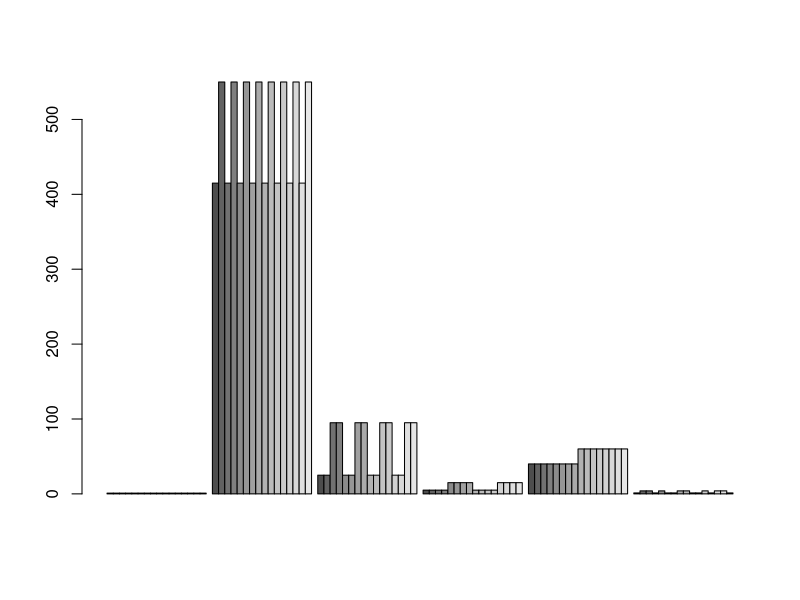
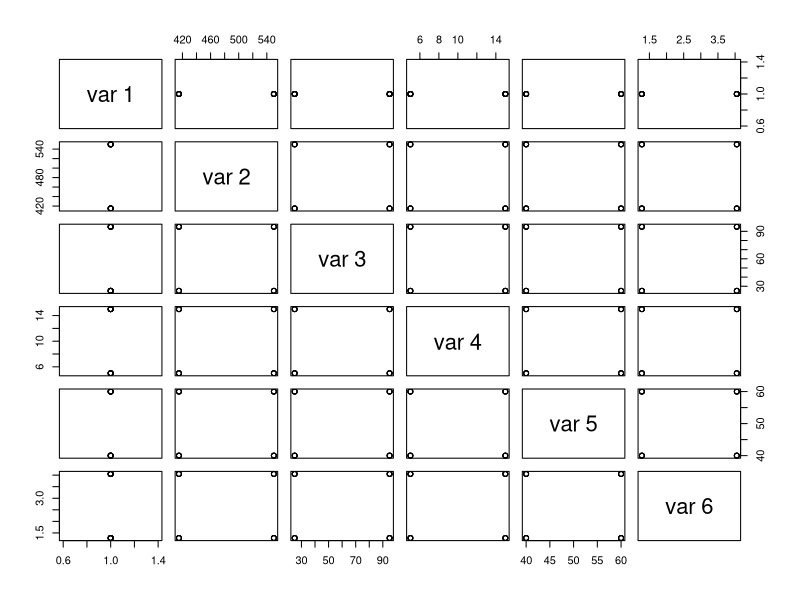
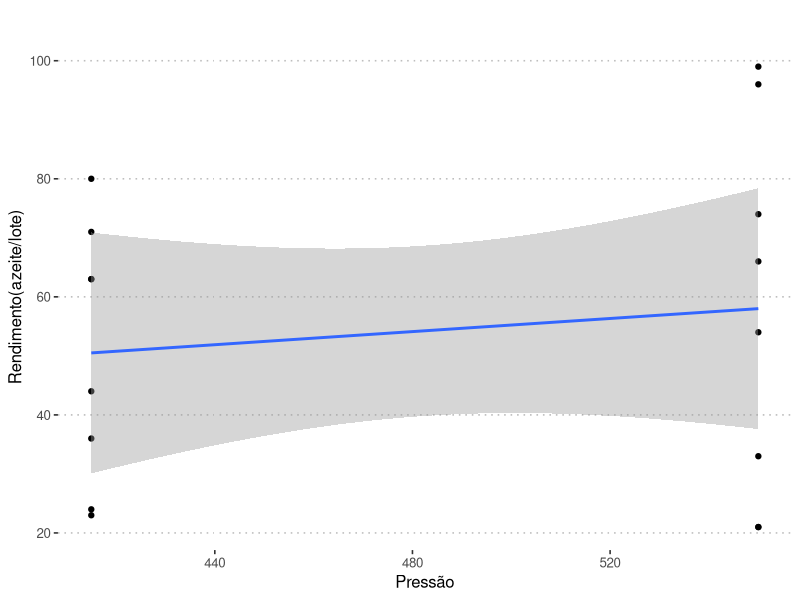
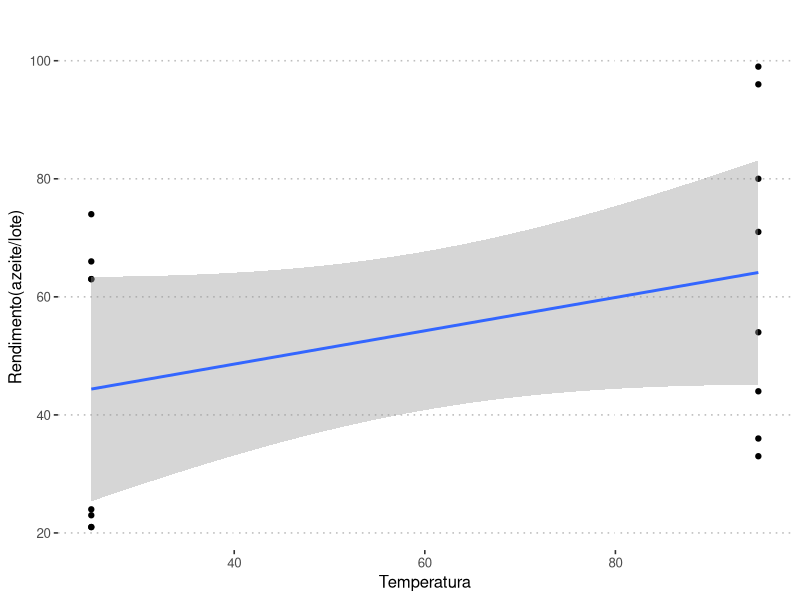
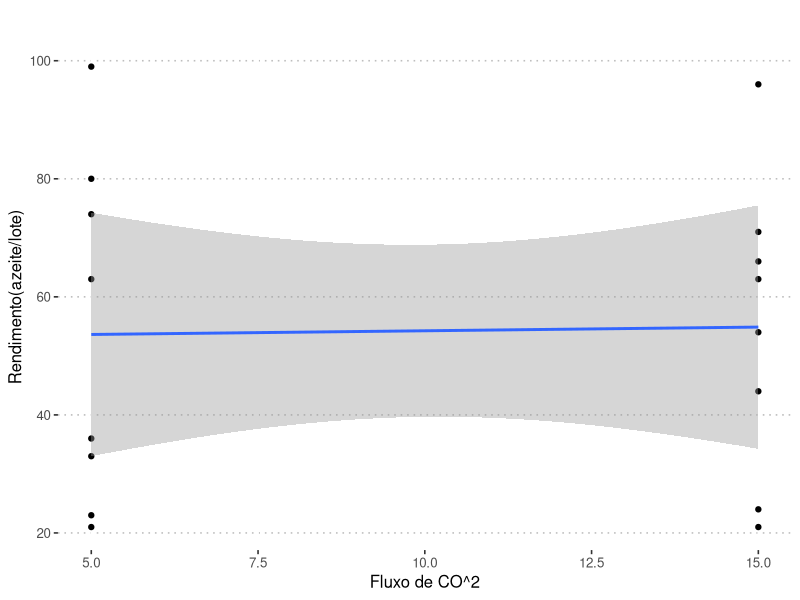
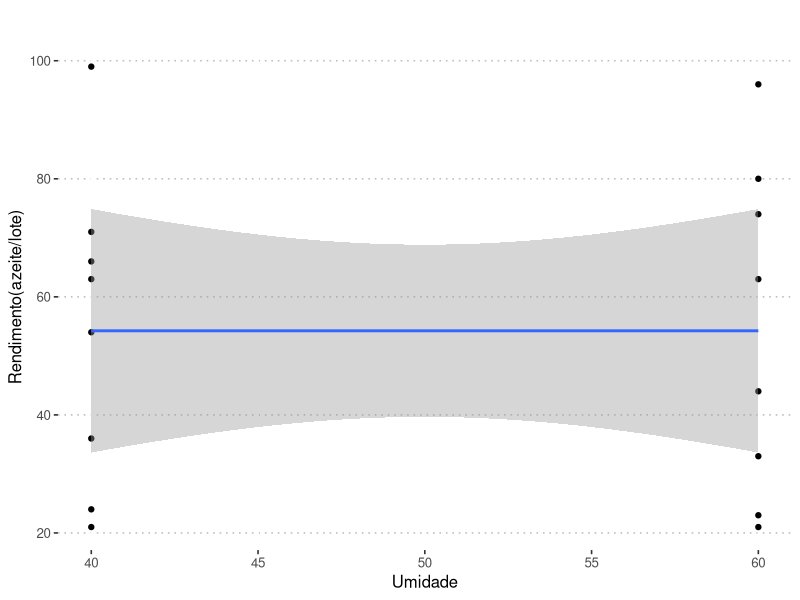
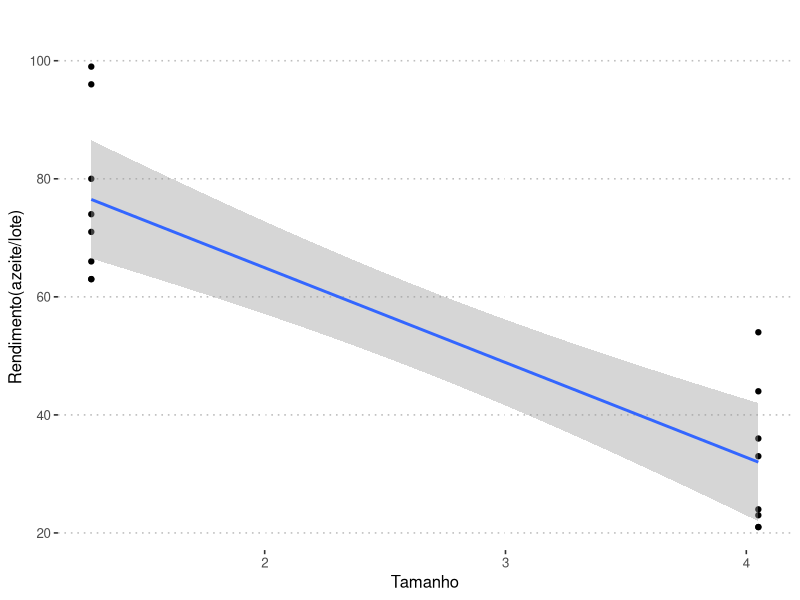
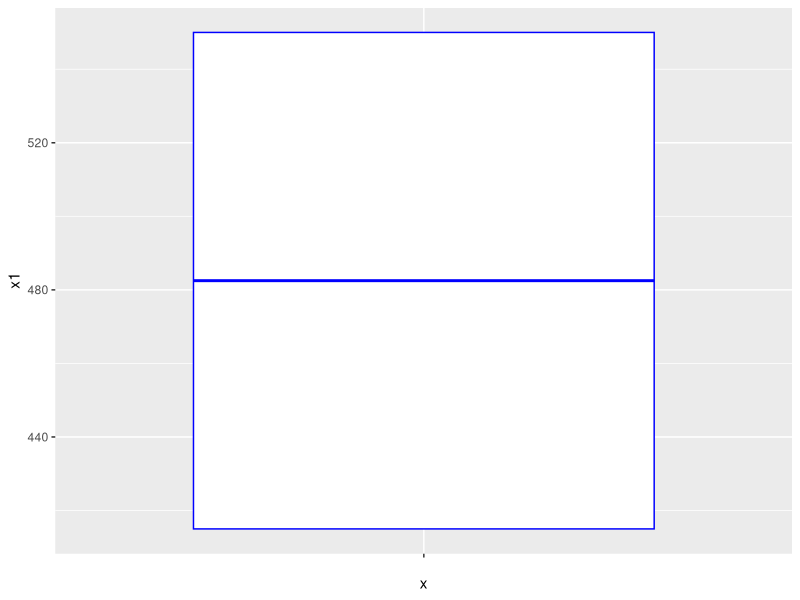

Write the R code that produced these figures, in order.
## ---- chunk 1
knitr::opts_chunk$set(echo = TRUE)
library(tidyverse)
library(knitr)
library(ggpubr)
## ---- chunk 2
dados <- read_csv("dados/data-table-B7.csv", locale = locale(decimal_mark = ","))
dim(dados)

#Renomeando as colunas
names(dados) <- c('Pressao', 'Temp', 'FluxoCO2', 'Umidade', 'Tamanho', 'y')

head(dados)
## ---- chunk 3
x1 <- dados$Pressao
x2 <- dados$Temp
x3 <- dados$FluxoCO2
x4 <- dados$Umidade
x5 <- dados$Tamanho
y <- dados$y

tabela01 <- data.frame(cbind(x1, x2, x3, x4, x5, y))

## ---- chunk 4

# Construindo matrizes

n <- length(dados$y)

X <- matrix(c(rep(1,n), x1, x2, x3, x4, x5), ncol = 6, nrow = n, byrow = FALSE)

Y <- matrix(y, ncol = 1, nrow = n)

k <- ncol(X) -1

p <- k + 1

## ---- chunk 5
barplot(X, beside = TRUE)

pairs(X)
## ---- chunk 6

#Gráfico de dispersão para as variáveis Pressao e y

ggplot(tabela01, aes(x=x1, y = y)) + geom_point() + geom_smooth(method = "lm") +
  ggtitle("") + xlab("Pressão") + ylab("Rendimento(azeite/lote)") +
  theme_pubclean() +
  theme(plot.title = element_text(size = 20, hjust = .5))

#Gráfico de dispersão para as variáveis Temp e y

ggplot(tabela01, aes(x=x2, y = y)) + geom_point() + geom_smooth(method = "lm") +
  ggtitle("") + xlab("Temperatura") + ylab("Rendimento(azeite/lote)") +
  theme_pubclean() +
  theme(plot.title = element_text(size = 20, hjust = .5))

#Gráfico de dispersão para as variáveis Fluxo de CO^2 e y

ggplot(tabela01, aes(x=x3, y = y)) + geom_point() + geom_smooth(method = "lm") +
  ggtitle("") + xlab("Fluxo de CO^2") + ylab("Rendimento(azeite/lote)") +
  theme_pubclean() +
  theme(plot.title = element_text(size = 20, hjust = .5))

#Gráfico de dispersão para as variáveis Umidade e y

ggplot(tabela01, aes(x=x4, y = y)) + geom_point() + geom_smooth(method = "lm") +
  ggtitle("") + xlab("Umidade") + ylab("Rendimento(azeite/lote)") +
  theme_pubclean() +
  theme(plot.title = element_text(size = 20, hjust = .5))

#Gráfico de dispersão para as variáveis Tamanho e y

ggplot(tabela01, aes(x=x5, y = y)) + geom_point() + geom_smooth(method = "lm") +
  ggtitle("") + xlab("Tamanho") + ylab("Rendimento(azeite/lote)") +
  theme_pubclean() +
  theme(plot.title = element_text(size = 20, hjust = .5))


## ---- chunk 7

cor.test(x1, y)

cor.test(x2, y)

cor.test(x3, y)

cor.test(x4, y)

cor.test(x5, y)

tabela_correlacao <- round(stats::cor(tabela01), 1)

tabela_correlacao

## ---- chunk 8

## ---- chunk 9
h1 <- ggplot(tabela01, aes(x1)) + geom_histogram() +
  xlab("Pressao") + ylab("Frequencia")

h2 <- ggplot(tabela01, aes(x1)) + geom_histogram() +
  xlab("Temperatura") + ylab("Frequencia")

h3 <- ggplot(tabela01, aes(x1)) + geom_histogram() +
  xlab("Fluxo de CO^2") + ylab("Frequencia")

h4 <- ggplot(tabela01, aes(x1)) + geom_histogram() +
  xlab("Umidade") + ylab("Frequencia")

h5 <- ggplot(tabela01, aes(x1)) + geom_histogram() +
  xlab("Tamanho") + ylab("Frequencia")

## ---- chunk 10
ggplot(tabela01, aes(x = "", y = x1)) +
    geom_boxplot(color = "blue")

## ---- chunk 11
dados %>% pivot_longer(!y) %>%
  ggplot(aes(y = y)) + geom_point(aes(x = value)) +
  facet_wrap(~name, scales = "free_x")
## ---- chunk 12
dados %>% pivot_longer(!c(Tamanho, y)) %>%
  ggplot(aes(y = y, color = as_factor(Tamanho))) + geom_point(aes(x = value)) +
  facet_wrap(~name, scales = "free_x")
## ---- chunk 13
dados %>% pivot_longer(cols = everything()) %>%
  ggplot() + geom_bar(aes(x = as_factor(value)),stat="count") +
  facet_wrap(~name, scales = "free_x")
## ---- chunk 14
GGally::ggparcoord(dados[,c(2, 4, 6, 1, 3)])
## ---- chunk 15
GGally::ggcorr(dados)
## ---- chunk 16
GGally::ggpairs(dados, columns = c(1:4,6), aes(colour = as_factor(Tamanho)))
## ---- chunk 17
#Definindo os betas do modelo de regressão múltipla
betas <- solve(t(X)%*%X)%*%t(X)%*%Y
betas

#Definindo a matrix C_jj
C_jj = solve(t(X)%*%X)

#Definindo uma matrix para os betas
betas <- matrix(data = betas, nrow = length(betas), ncol = 1, byrow = FALSE)
rownames(betas) <- c("beta0", "beta1","beta2","beta3","beta4","beta5")
betas

#Modelo do R
lm(formula = y ~., data = dados)
## ---- chunk 18
SQRes <- (t(Y)%*%Y)-(t(betas)%*%t(X)%*%Y)
SQRes
## ---- chunk 19
p <- ncol(X)

#estimando o sigma^2
sigma2 <- SQRes/(n-p)
sigma2
## ---- chunk 20
lm.anova <- function(x,y){
  x<- as.matrix(x)
  y<- as.matrix(y)

  n <- length(y)
  k <- ncol(x) # covariaveis utilizadas
  p <- k+1

  X <- matrix(c(rep(1,n), x), ncol = p, nrow = n, byrow = FALSE)
  Y <- matrix(y, ncol = 1, nrow = n)

  betas <- solve(t(X)%*%X)%*%t(X)%*%Y

  Y_est <- X%*%betas

  res <- Y - Y_est

  SQRes <- t(Y-Y_est)%*%(Y-Y_est)

  u <- c(rep(1,n))
  SQTotal <- t(Y)%*%Y - ((t(u)%*%Y)^2)/n

  SQReg <- SQTotal - SQRes


  SQReg <- t(betas)%*%t(X)%*%Y-((t(u)%*%Y)^2)/n
  gl_sqreg <- k
  QMReg <- SQReg/gl_sqreg

  SQRes <- t(Y-Y_est)%*%(Y-Y_est)
  gl_sqres <- n-p
  QMRes <- SQRes/gl_sqres

  SQTotal <- t(Y)%*%Y - ((t(u)%*%Y)^2)/n
  gl_sqtotal <- n-1


  #calculando a estatistica F
  F_0 <- QMReg/QMRes

  R2 <-  SQReg/SQTotal
  QMTotal <- QMRes + QMReg
  R2adj <- 1 - QMRes/QMTotal
  list(R2 = R2, R2adj = R2adj, betas = betas, Y_est = Y_est,
       anov = list(SQreg = SQReg, SQRes = SQRes, QMreg = QMReg))

}
## ---- chunk 21
#Obtendo os valores dos residuos, SQres, SQreg , SQTotal do nosso modelo  
# No modelo de regressao linear multipla  
# Forma matricial:
# Y_estimado = X*betas = X * (X^T*X)^(-1)*X^T*Y = H*Y
#SQtotal <-  
Y_est <- X%*%betas

res <- Y - Y_est
## ---- chunk 22
# Soma dos quadrados dos residuos  
# podemos calcular pela equacao:
# (Y-Y_est)^T*(Y-Y_est)
# ou pela equacao
# Y^T * Y - betas^T * X^T * Y

SQRes <- t(Y-Y_est)%*%(Y-Y_est)

#note que  
t(Y)%*%Y - t(betas)%*%t(X)%*%Y
## ---- chunk 23
# Soma dos quadrados totais
# vetor unitario para facilitar as contas
u <- c(rep(1,n))
SQTotal <- t(Y)%*%Y - ((t(u)%*%Y)^2)/n

# obs
# ((t(u)%*%Y)^2)/n = ((sum(y))^2)/n
## ---- chunk 24
#Soma dos quadrados da regressao  

SQReg <- SQTotal - SQRes
## ---- chunk 25
#Calculando a anova
k <- 2 # covariaveis utilizadas
p <- k+1

SQReg <- t(betas)%*%t(X)%*%Y-((t(u)%*%Y)^2)/n
gl_sqreg <- k
QMReg <- SQReg/gl_sqreg

SQRes <- t(Y-Y_est)%*%(Y-Y_est)
gl_sqres <- n-p
QMRes <- SQRes/gl_sqres

SQTotal <- t(Y)%*%Y - ((t(u)%*%Y)^2)/n
gl_sqtotal <- n-1


#calculando a estatistica F
F_0 <- QMReg/QMRes
F_0
## ---- chunk 26
QMTotal <- QMRes + QMReg
## ---- chunk 27
alpha <- 0.03
RR <- qf(alpha, df1 = k, df2 = n - k -1, lower.tail = F)
RR
## ---- chunk 28
# Rejeitamos H0 se F_0 > RR, RR = regiao de rejeicao = quantil teorico da distribuicao F com k e  
# n-k-1 = n-p g.l.
if(RR < F_0){
  cat("Rejeita-se H0")
}
## ---- chunk 29
R2 <-  SQReg/SQTotal
R2
## ---- chunk 30
x <- dados$Tamanho
y <- dados$y

modelo <- lm.anova(x,y)

print(paste("R2: ", modelo$R2,
            "R2_adj:", modelo$R2adj))

## ---- chunk 31
x <- dados %>% select("Tamanho", "Temp")
y <- dados$y

modelo <- lm.anova(x,y)

print(paste("R2: ", modelo$R2,
            "R2_adj:", modelo$R2adj))

## ---- chunk 32
x <- dados %>% select(-"y")
y <- dados$y

modelo <- lm.anova(x,y)

print(paste("R2: ", modelo$R2,
            "R2_adj:", modelo$R2adj))

## ---- chunk 33
for( i in 1:5)

## ---- chunk 34
(R2adj <- 1 - QMRes/QMTotal)
## ---- chunk 35
feat <- c(  "Tamanho", "Temp", "Pressao", "FluxoCO2", "Umidade")

r2 <- tibble(x= 1:5, rAdj = 1:5 %>% map(~head(feat,.x)) %>% map_dbl(~lm.anova(dados %>% select(.x), dados$y)$R2adj),
             r2 = 1:5 %>% map(~head(feat,.x)) %>% map_dbl(~lm.anova(dados %>% select(all_of(.x)), dados$y)$R2))

r2 %>%
  ggplot(aes(x = x)) +  geom_point(aes(y = r2, color = "R2"))  +  geom_point(aes(y = rAdj, color = "R2adj"))
## ---- chunk 36
alpha <- 0.03
beta0_est <- betas[1,1]
beta1_est <- betas[2,1]
beta2_est <- betas[3,1]
beta3_est <- betas[4,1]
beta4_est <- betas[5,1]
beta5_est <- betas[6,1]
## ---- chunk 37
t1 <- qt(alpha/2, n-p)
t2 <- qt(1-alpha/2, n-p)
cbind(t1,t2)
## ---- chunk 38
t_b1 <- beta1_est / (sqrt( QMRes* solve(t(X)%*%X)[2,2] ) )
t_b1
## ---- chunk 39
if(t_b1 < t1 || t_b1>t2){
 cat("Rejeita-se H0")
}
## ---- chunk 40
t_b2 <- beta2_est / (sqrt( QMRes* solve(t(X)%*%X)[3,3] ) )
t_b2
## ---- chunk 41
if(t_b2 < t1 || t_b2>t2){
 cat("Rejeita-se H0")
}
## ---- chunk 42
t_b3 <- beta3_est / (sqrt( QMRes* solve(t(X)%*%X)[4,4] ) )
t_b3
## ---- chunk 43
if(t_b3 < t1 || t_b3>t2){
 cat("Rejeita-se H0")
}
## ---- chunk 44
t_b4 <- beta4_est / (sqrt( QMRes* solve(t(X)%*%X)[5,5] ) )
t_b4
## ---- chunk 45
if(t_b4 < t1 || t_b4>t2){
 cat("Rejeita-se H0")
}
## ---- chunk 46
t_b5 <- beta5_est / (sqrt( QMRes* solve(t(X)%*%X)[6,6] ) )
t_b5
## ---- chunk 47
if(t_b5 < t1 || t_b5>t2){
 cat("Rejeita-se H0")
}
## ---- chunk 48
#Definindo o alpha e o t crítico
alpha <- 0.03
#para o melhor modelo temos que k =2
k <- 2
p <- k + 1
t1 <- qt(alpha/2, n-p)
t2 <- qt(1-alpha/2, n-p)
## ---- chunk 49
#Testando para o beta2
dp_b2 <- sqrt(sigma2 * diag(C_jj)[3])
b2_lim_inf <- betas[3] - t2*dp_b2
b2_lim_sup <- betas[3] - t1*dp_b2
IC_b2 <- cbind(b2_lim_inf, b2_lim_sup)
## ---- chunk 50
#Testando para beta5
dp_b5 <- sqrt(sigma2 * diag(C_jj)[6])
b5_lim_inf <- betas[6] - t2*dp_b5
b5_lim_sup <- betas[6] - t1*dp_b5
IC_b5 <- cbind(b5_lim_inf, b5_lim_sup)
## ---- chunk 51
#Estruturando em uma tabela
IC_tab <- rbind(IC_b2, IC_b5)
row.names(IC_tab) <- c("beta2", "beta5")
colnames(IC_tab) <- c("IC (0.015)", "IC (0.985)")
IC_tab |> kable(caption = "Intervalos de Confiança para os coeficientes do modelo")
## ---- chunk 52

sigma2 <- SQRes/(n-p)
t3 <- qt(1-alpha/2, n-p)



mean_IC <- data.frame(low_b = numeric(0), upper_b = numeric(0))
y_pred <- data.frame(value = numeric(0))

for (row in 1:nrow(X)){
  x0 <- X[row,]
  y0 <- x0%*%betas
  se <- sqrt(sigma2%*%t(x0)%*%C_jj%*%x0)
  low_b <- y0 - t3*se
  upper_b <- y0 + t3*se
  tab <- cbind(low_b, upper_b)
  mean_IC <- rbind(mean_IC, tab)
  y_pred <- rbind(y_pred, y0)
}

colnames(mean_IC) <- c("Lower Bound", "Upper Bound")
len_mean_IC <- mean_IC$`Upper Bound` - mean_IC$`Lower Bound`
mean_IC <- cbind(mean_IC, len_mean_IC)
mean_IC <- cbind(mean_IC, y_pred)
mean_IC <- cbind(mean_IC, dados$y)

colnames(mean_IC) <- c("Lower Bound", "Upper Bound", "Interval Length","Predicted Value", "Real Value")

error <- abs(mean_IC$`Predicted Value` - mean_IC$`Real Value`)
mean_IC <- cbind(mean_IC, error)

colnames(mean_IC) <- c("Lower Bound", "Upper Bound", "Interval Length","Predicted Value", "Real Value", "Absolute Error")

mse <- mean(mean_IC$`Absolute Error`**2)

mean_IC |> kable(caption = "**Estimação do IC de E(Y) para cada observação do conjunto de dados considerando todas as covariáveis** (MSE = 40.65, R^2 = 0.90)")
## ---- chunk 53
#O melhor modelo teve os valores dos betas modificados
#Redefinindo a matrix X
X_2 <- X[,c(1,3,6)]
#Redefinindo a matrix C_jj
C_jj2 <- solve(t(X_2)%*%X_2)

betas2 <- solve(t(X_2)%*%X_2)%*%t(X_2)%*%Y
betas2
## ---- chunk 54
mean_IC2 <- data.frame(low_b = numeric(0), upper_b = numeric(0))
y_pred2 <- data.frame(value = numeric(0))

#recalculando a estatística teste t
#agora nosso k =4
t4 <- qt(1-alpha/2, n-3)
sigma <- SQRes/(n-3)


for (row in 1:nrow(X)){
  x0 <- X[row,c(1,3,6)]
  y0 <- x0%*%t(t(betas2))
  se <- sqrt(sigma2%*%t(x0)%*%C_jj2%*%x0)
  low_b <- y0 - t4*se
  upper_b <- y0 + t4*se
  tab <- cbind(low_b, upper_b)
  mean_IC2 <- rbind(mean_IC2, tab)
  y_pred2 <- rbind(y_pred2, y0)
}

colnames(mean_IC2) <- c("Lower Bound", "Upper Bound")
len_mean_IC2 <- mean_IC2$`Upper Bound` - mean_IC2$`Lower Bound`
mean_IC2 <- cbind(mean_IC2, len_mean_IC2)
mean_IC2 <- cbind(mean_IC2, y_pred2)
mean_IC2 <- cbind(mean_IC2, dados$y)

colnames(mean_IC2) <- c("Lower Bound", "Upper Bound", "Interval Length","Predicted Value", "Real Value")

error <- abs(mean_IC2$`Predicted Value` - mean_IC2$`Real Value`)
mean_IC2 <- cbind(mean_IC2, error)

colnames(mean_IC2) <- c("Lower Bound", "Upper Bound", "Interval Length","Predicted Value", "Real Value", "Absolute Error")

mse2 <- mean(mean_IC2$`Absolute Error`**2)

mean_IC2 |> kable(caption = "**Estimação do IC para cada observação do conjunto de dados considerando apenas as covariáveis significativas** (MSE = 55.10, R^2 = 0.985)")
## ---- chunk 55
#Viés do modelo completo
bias_fullm <- abs(mean(mean_IC$`Predicted Value` - mean_IC$`Real Value`))

#Viés do melhor modelo
bias_bestm <- abs(mean(mean_IC2$`Predicted Value` - mean_IC2$`Real Value`))

#Variancia do modelo completo
var_fullm <- var(mean_IC$`Predicted Value` - mean_IC$`Real Value`)

#Variancia do melhor modelo
var_bestm <- var(mean_IC2$`Predicted Value` - mean_IC2$`Real Value`)

#criando uma tabela com os valores
vies <- c(round(bias_bestm,2), round(bias_fullm,2))
variancia <- c(round(var_bestm,2), round(var_fullm,2))

bias_var_m <- data.frame(Viés = vies,
                         Variância = variancia)

row.names(bias_var_m) <- c("Melhor modelo", "Modelo completo")
bias_var_m |> kable(caption = "Tabela Viés X Variância")
